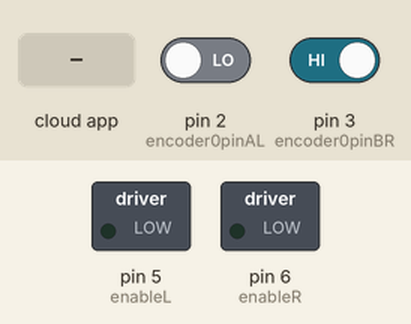
Recording of a sketch running on a simulated Arduino Uno, built with avr-gcc and run on an emulated ATmega328P. Shown: switched loads named in the sketch (green lamp = pin HIGH). Inputs (shaded band) come from the test bench; at power-on: pin 2 (encoder0pinAL) LOW, pin 3 (encoder0pinBR) HIGH. The ROS host is connected and sends only what is stated.

Above: at 1.2 s.
1.3 s: the phone or cloud app sets receive_msgL to 45
At 1.49 s:
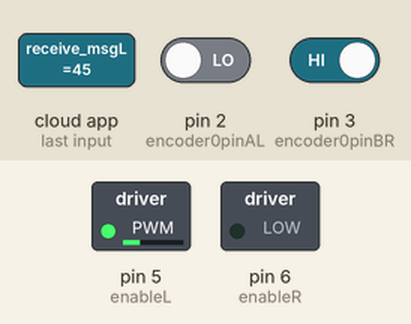
At 3.8 s:
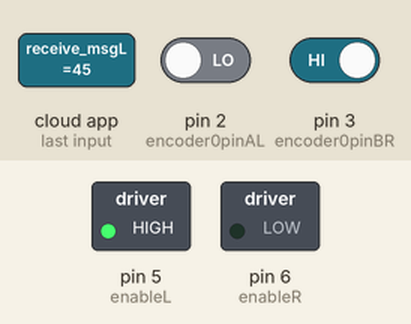
4.3 s: the phone or cloud app sets receive_msgR to 90
At 5.3 s:
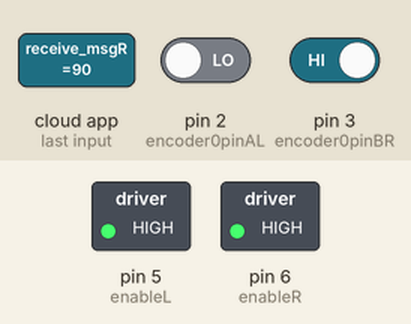
Timing chart, 0 to 7.3 s (numbered marks = the images above; inputs shaded):
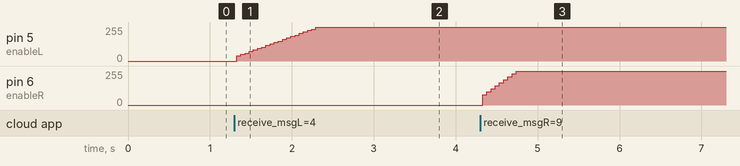

Measured:
- after the input at 1.3 s, pin 5 (enableL): moves from 0/255 to 255/255 over 1.0 s, starting at once
- after the input at 4.3 s, pin 6 (enableR): moves from 0/255 to 255/255 over 0.41 s, starting at once

The sketch:

sketch_oct27a_final.ino
```cpp
//The sample code for driving one way motor encoder
#include <PID_v1.h>
#include <stdio.h>
#include <ros.h>
#include <std_msgs/Int32.h>
const byte encoder0pinAR = 4;//RA pin
const byte encoder0pinBR = 3;//RB pin
const byte encoder0pinAL = 2;//LA pin
const byte encoder0pinBL = 7;//LB pin
const byte enableR = 6;
const byte enableL = 5;
const byte L1 = 8;
const byte L2 = 9;
const byte R1 = 10;
const byte R2 = 11;
byte encoder0PinALastR, encoder0PinALastL;
double durationR,durationL,abs_durationR,abs_durationL;//the number of the pulses
boolean DirectionR,DirectionL;//the rotation direction
int spinR=1,spinL=1;
boolean resultR,resultL;
double pwmL,pwmR;
double Setpoint,SetpointR,SetpointL;
double KpR=0.6, KiR=5, KdR=0,KpL=0.6, KiL=5, KdL=0;
PID myPIDR(&abs_durationR, &pwmR, &SetpointR, KpR, KiR, KdR, DIRECT);
PID myPIDL(&abs_durationL, &pwmL, &SetpointL, KpL, KiL, KdL, DIRECT);
ros::NodeHandle  nh;
std_msgs::Int32 ard2rpi_msg;
ros::Publisher ard2rpi("ard2rpi", &ard2rpi_msg);

void Callbackl( const std_msgs::Int32& receive_msgL){
  Setpoint = (double)receive_msgL.data;
  if (Setpoint>=0){
    SetpointL = Setpoint;
    spinL = 1;
    ForwardL();
    }
  else{
   SetpointL = Setpoint*(-1);
    spinL = 2;
    BackL();
  }
}

void Callbackr( const std_msgs::Int32& receive_msgR){
  Setpoint = (double)receive_msgR.data;
  if (Setpoint>=0){
    SetpointR = Setpoint;
    spinR = 1;
    ForwardR();
    }
  else{
    SetpointR = Setpoint*(-1);
    spinR = 2;
    BackR();
  }
}

ros::Subscriber<std_msgs::Int32> receive_msgL("receive_msgL", &Callbackl);
ros::Subscriber<std_msgs::Int32> receive_msgR("receive_msgR", &Callbackr);

void setup()
{
   Serial.begin(57600);
   nh.initNode();
   nh.subscribe(receive_msgL);
   nh.subscribe(receive_msgR);
   nh.advertise(ard2rpi);
   pinMode(enableR, OUTPUT);   //L298P Control port settings DC motor driver board for the output mode
   pinMode(enableL,OUTPUT);
   myPIDR.SetMode(AUTOMATIC);//PID is set to automatic mode
   myPIDR.SetSampleTime(50);//Set PID sampling frequency is 100ms
   myPIDL.SetMode(AUTOMATIC);//PID is set to automatic mode
   myPIDL.SetSampleTime(50);//Set PID sampling frequency is 100ms
   EncoderInit();//Initialize the module
   SetpointR=0;
   SetpointL=0;
   ForwardR();
   ForwardL();
}

void loop()
{
      nh.spinOnce();
      abs_durationR=abs(durationR);
      abs_durationL=abs(durationL);
      resultR = myPIDR.Compute();
      resultL = myPIDL.Compute();//PID conversion is complete and returns 1
      if(spinR==1)
        ForwardR();
      else if(spinR==2)
        BackR();
      if(spinL==1)
        ForwardL();
      else if(spinL==2)
        BackL();

     if(resultR){
        durationR = 0;
       }
     if(resultL){
        durationL = 0;
       }
      delay(50);
}

void EncoderInit()
{
  DirectionR = true;//default -> Forward
  DirectionL = true;//default -> Forward
  pinMode(encoder0pinBR,INPUT);
  pinMode(encoder0pinBL,INPUT);
  attachInterrupt(1, wheelSpeedR, CHANGE);
  attachInterrupt(0, wheelSpeedL, CHANGE);
}

void wheelSpeedR()
{
  int LstateR = digitalRead(encoder0pinAR);
  if((encoder0PinALastR == LOW) && LstateR==HIGH)
  {
    int valR = digitalRead(encoder0pinBR);
    if(valR == LOW && DirectionR)
    {
      DirectionR = false; //Reverse
    }
    else if(valR == HIGH && !DirectionR)
    {
      DirectionR = true;  //Forward
    }
  }
  encoder0PinALastR = LstateR;

  if(!DirectionR)  durationR++;
  else  durationR--;
}
void wheelSpeedL()
{
  int LstateL = digitalRead(encoder0pinAL);
  if((encoder0PinALastL == LOW) && LstateL==HIGH)
  {
    int valL = digitalRead(encoder0pinBL);
    if(valL == LOW && DirectionL)
    {
      DirectionL = false; //Reverse
    }
    else if(valL == HIGH && !DirectionL)
    {
      DirectionL = true;  //Forward
    }
  }
  encoder0PinALastL = LstateL;

  if(!DirectionL)  durationL++;
  else  durationL--;
}
void BackR(){
  analogWrite(enableR,abs(pwmR));
  digitalWrite(R2,HIGH);
  digitalWrite(R1,LOW);
}

void ForwardR(){
  analogWrite(enableR,abs(pwmR));
  digitalWrite(R2,LOW);
  digitalWrite(R1,HIGH);
}
void BackL(){
  analogWrite(enableL,abs(pwmL));
  digitalWrite(L2,HIGH);
  digitalWrite(L1,LOW);
}

void ForwardL(){

 analogWrite(enableL,abs(pwmL));
  digitalWrite(L2,LOW);
  digitalWrite(L1,HIGH);
}
```
